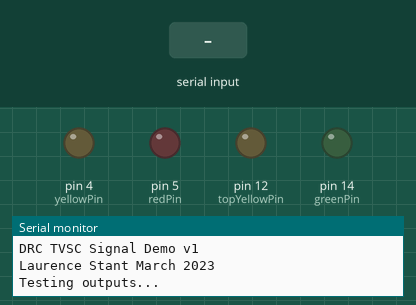
Bench run of a sketch on a simulated Arduino Uno, built with avr-gcc and run on an emulated ATmega328P. Parts: output pins drawn as LEDs (lit = HIGH), the last lines printed to the serial monitor. Dashed ring = blinking. The inputs (shaded band) are chosen by the test bench.

Above: at 6.2 s.
6.3 s: "4\n" received over Serial
At 6.8 s:
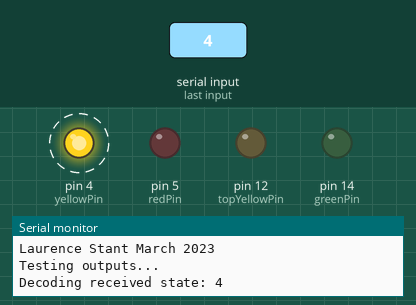
9.3 s: "2\n" received over Serial
At 9.6 s:
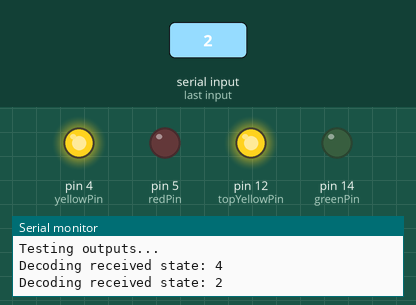
10.8 s: "3\n" received over Serial
At 11.9 s:
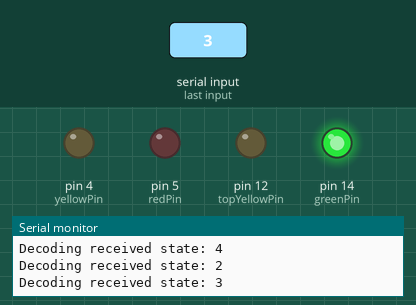
12.3 s: "0\n" received over Serial
At 13.1 s:
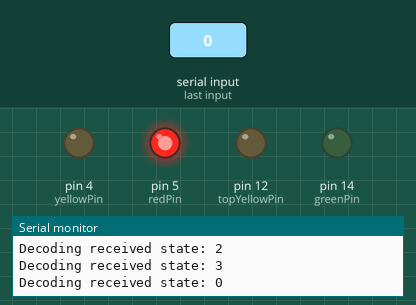
13.8 s: "1\n" received over Serial
At 14.2 s:
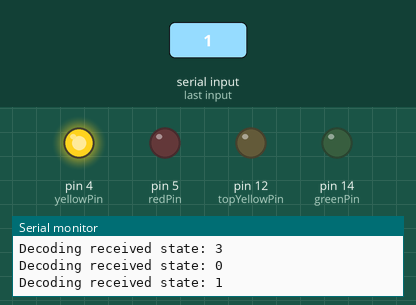
Timing chart, 0 to 16.3 s (numbered marks = the images above; inputs shaded):
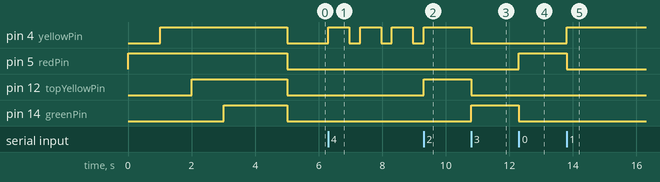

The sketch:

arduino.ino
```cpp
// Global variables
const int redPin = 5; // D1
const int yellowPin = 4; // D2
const int topYellowPin = 12; // D6
const int greenPin = 14; // D5
bool flash = false;
bool topFlash = false;
int flashPhase = true;
int flashTimerStart = 0;
const int flashOnTime = 660; // milliseconds
const int flashOffTime = 340; // milliseconds
int lastCommandTime = 0; // milliseconds
const int autoTimeout = 300; // seconds, before auto if no PC commands
int autoState = 0;
int lastAutoChangeTime = 0; // milliseconds
const int autoDwell = 5; // seconds

// function to reset all outputs and flashing bit
void resetOutputs() {
  digitalWrite(redPin, false);
  digitalWrite(yellowPin, false);
  digitalWrite(topYellowPin, false);
  digitalWrite(greenPin, false);
  flash = false;
}

// function to start flashing with correct phase
void startFlashing() {
  flash = true;
  flashPhase = true;
  flashTimerStart = millis();
}

// function to toggle the flashing aspects
void toggleFlash() {
  digitalWrite(yellowPin, !digitalRead(yellowPin));
  if (topFlash) {
    digitalWrite(topYellowPin, !digitalRead(topYellowPin));
  }
  flashPhase = !flashPhase;
  flashTimerStart = millis();
}

// function to show all outputs working when started
void testOutputs() {
  Serial.println("Testing outputs...");
  digitalWrite(redPin, true);
  delay(1000);
  digitalWrite(yellowPin, true);
  delay(1000);
  digitalWrite(topYellowPin, true);
  delay(1000);
  digitalWrite(greenPin, true);
  delay(2000);
  resetOutputs();
}

void changeState(int state) {
  // decode the state
  switch (state) {

    //red
    case 0:
      resetOutputs();
      digitalWrite(redPin, true);
      break;

    //yellow
    case 1:
      resetOutputs();
      digitalWrite(yellowPin, true);
      break;

    //double yellow
    case 2:
      resetOutputs();
      digitalWrite(yellowPin, true);
      digitalWrite(topYellowPin, true);
      break;

    //green
    case 3:
      resetOutputs();
      digitalWrite(greenPin, true);
      break;

    //flashing yellow
    case 4:
      resetOutputs();
      digitalWrite(yellowPin, true);
      startFlashing();
      topFlash = false;
      break;

    //flashing double yellow
    case 5:
      resetOutputs();
      digitalWrite(yellowPin, true);
      digitalWrite(topYellowPin, true);
      startFlashing();
      topFlash = true;
      break;
  }
}

void parseSerial() {
  // if there's any serial available, read it:
  while (Serial.available() > 0) {

    // look for the next valid integer in the incoming serial stream:
    int state = Serial.parseInt();

    // look for the newline. That's the end of your sentence:
    if (Serial.read() == '\n') {

      // Stop auto mode
      lastCommandTime = millis();
      autoState = 0;
      Serial.println("Decoding received state: " + String(state));
      changeState(state);

    }
  }
}

void flashUpdate() {
  // handle flashing
  if (flash) {
    if (flashPhase) {
      if (millis() - flashTimerStart >= flashOnTime) {
        toggleFlash();
      }
    } else {
      if (millis() - flashTimerStart >= flashOffTime) {
        toggleFlash();
      }
    }
  }
}

void autoMode() {

  // handle auto mode if no recent commands (PC stopped)
  if (millis() - lastCommandTime >= autoTimeout * 1000) {
    if (millis() - lastAutoChangeTime >= autoDwell * 1000) {
      Serial.println("Entering autostate: " + String(autoState));
      changeState(autoState);
      autoState = autoState+1;
      if (autoState >= 4) {
        autoState = 0;
      }
      lastAutoChangeTime = millis();
    }
  }
}

void setup() {
  // put your setup code here, to run once:

  //Initialise USB serial port at 9600 baud:
  Serial.begin(9600);
  Serial.println("DRC TVSC Signal Demo v1");
  Serial.println("Laurence Stant March 2023");

  //Initialise output pins:
  pinMode(redPin, OUTPUT);
  pinMode(yellowPin, OUTPUT);
  pinMode(topYellowPin, OUTPUT);
  pinMode(greenPin, OUTPUT);

  // Cycle outputs to show they work
  testOutputs();
}

void loop() {
  // put your main code here, to run repeatedly:

  // check for new commands from the PC:
  parseSerial();

  // Update flashing aspects if necessary:
  flashUpdate();

  // Auto sequence if the PC has stopped sending commands:
  autoMode();
}
```

Measured:
- after the input at 6.3 s, pin 4 (yellowPin): alternates HIGH for 0.66 s and LOW for 0.34 s, starting at once
- after the input at 9.3 s, pin 4 (yellowPin): goes on until 9.3 s, then stays HIGH; pin 12 (topYellowPin): LOW → HIGH at once
- after the input at 10.8 s, pin 4 (yellowPin), pin 12 (topYellowPin): HIGH → LOW at once; pin 14 (greenPin): LOW → HIGH at once
- after the input at 12.3 s, pin 5 (redPin): LOW → HIGH at once; pin 14 (greenPin): HIGH → LOW at once
- after the input at 13.8 s, pin 4 (yellowPin): LOW → HIGH at once; pin 5 (redPin): HIGH → LOW at once
